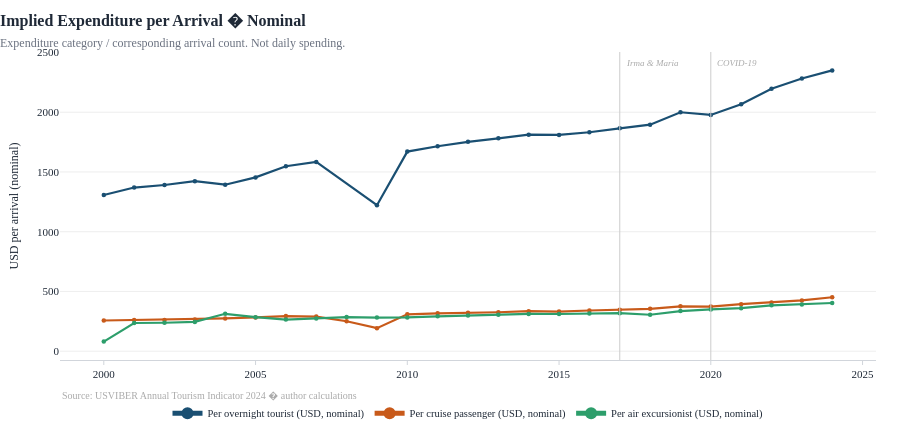

The code cell stored with this chart in its notebook:
### Code cell
# Implied expenditure per arrival (nominal)
# Formula: expenditure ($M) / arrivals (thousands) * 1000 = USD per arrival
# These are averages per arrival, not daily spending or per-person totals.
#
# IMPORTANT: spend_per_excursionist uses total excursionists (air + cruise)
# as denominator. For the cruise-specific rate, see spend_per_cruise below.
# The 2020 air_excursionist figure is flagged as suspicious; expenditure
# calculations for 2020 that depend on it should be treated with caution.
tour2 = tour.copy()

tour2["spend_per_tourist"] = (
    tour2["expenditures_tourists"] / tour2["tourists"] * 1000
)  # USD per overnight tourist

tour2["spend_per_cruise"] = (
    tour2["expenditures_cruise_passengers"] / tour2["cruise_passengers"] * 1000
)  # USD per cruise passenger

tour2["spend_per_air_exc"] = (
    tour2["expenditures_air_excursionists"] / tour2["air_excursionists"] * 1000
)  # USD per air excursionist (flag: 2020 value unreliable)

fig = line_chart(
    tour2,
    x="year",
    y=["spend_per_tourist", "spend_per_cruise", "spend_per_air_exc"],
    names=[
        "Per overnight tourist (USD, nominal)",
        "Per cruise passenger (USD, nominal)",
        "Per air excursionist (USD, nominal)",
    ],
    colors=[PALETTE["tourists"], PALETTE["cruise"], PALETTE["air_excursionist"]],
    title="Implied Expenditure per Arrival � Nominal",
    subtitle="Expenditure category / corresponding arrival count. Not daily spending.",
    y_label="USD per arrival (nominal)",
    source="USVIBER Annual Tourism Indicator 2024 � author calculations",
    shock_x=[2017, 2020],
)
fig.show()

# Print table with 2020 flagged
display_cols = ["year", "spend_per_tourist", "spend_per_cruise", "spend_per_air_exc"]
result = tour2[display_cols].set_index("year").round(0)
result.columns = ["Per tourist ($)", "Per cruise pax ($)", "Per air exc ($)"]
print(result.to_string())
print()
print("Note: 2020 air excursionist count is flagged as potentially unreliable.")
print("      Expenditures in nominal/current USD.")

### Figure 1 — Plotly figure (JSON) as saved in the notebook; plotly's stock layout.template omitted (floating-point values rounded to 4 significant figures)
{"data": [{"line": {"color": "#1a4f72", "width": 2.2}, "marker": {"opacity": 1, "size": 4.5}, "mode": "lines+markers", "name": "Per overnight tourist (USD, nominal)", "opacity": 1, "type": "scatter", "x": [2000, 2001, 2002, 2003, 2004, 2005, 2006, 2007, 2009, 2010, 2011, 2012, 2013, 2014, 2015, 2016, 2017, 2018, 2019, 2020, 2021, 2022, 2023, 2024], "y": [1307.0, 1370.0, 1391.0, 1423.0, 1393.0, 1455.0, 1548.0, 1584.0, 1222.0, 1670.0, 1715.0, 1752.0, 1782.0, 1812.0, 1810.0, 1832.0, 1865.0, 1896.0, 2000.0, 1977.0, 2067.0, 2196.0, 2282.0, 2350.0]}, {"line": {"color": "#c85a1a", "width": 2.2}, "marker": {"opacity": 1, "size": 4.5}, "mode": "lines+markers", "name": "Per cruise passenger (USD, nominal)", "opacity": 1, "type": "scatter", "x": [2000, 2001, 2002, 2003, 2004, 2005, 2006, 2007, 2008, 2009, 2010, 2011, 2012, 2013, 2014, 2015, 2016, 2017, 2018, 2019, 2020, 2021, 2022, 2023, 2024], "y": [256.7, 260.9, 260.8, 265.4, 274.1, 282.7, 293.6, 289.5, 251.0, 192.9, 308.9, 317.1, 320.8, 326.1, 334.9, 331.9, 340.5, 347.4, 354.5, 375.8, 373.3, 393.2, 408.2, 424.6, 451.3]}, {"line": {"color": "#2d9e6b", "width": 2.2}, "marker": {"opacity": 1, "size": 4.5}, "mode": "lines+markers", "name": "Per air excursionist (USD, nominal)", "opacity": 1, "type": "scatter", "x": [2000, 2001, 2002, 2003, 2004, 2005, 2006, 2007, 2008, 2009, 2010, 2011, 2012, 2013, 2014, 2015, 2016, 2017, 2018, 2019, 2020, 2021, 2022, 2023, 2024], "y": [80.3, 236.0, 238.1, 244.9, 312.9, 284.5, 265.0, 273.7, 285.6, 281.5, 282.6, 291.6, 298.3, 305.6, 312.1, 311.5, 314.5, 318.0, 305.0, 335.9, 349.8, 360.4, 383.7, 391.7, 403.5]}], "layout": {"annotations": [{"showarrow": false, "text": "<span style='color:#aaaaaa;font-size:10px'>Source: USVIBER Annual Tourism Indicator 2024 � author calculations</span>", "x": 0, "xanchor": "left", "xref": "paper", "y": -0.09, "yanchor": "top", "yref": "paper"}, {"font": {"color": "#aaaaaa", "size": 9}, "showarrow": false, "text": "<i>Irma & Maria</i>", "x": 2017, "xanchor": "left", "xref": "x", "xshift": 4, "y": 1, "yanchor": "top", "yref": "paper", "yshift": -4}, {"font": {"color": "#aaaaaa", "size": 9}, "showarrow": false, "text": "<i>COVID-19</i>", "x": 2020, "xanchor": "left", "xref": "x", "xshift": 4, "y": 1, "yanchor": "top", "yref": "paper", "yshift": -4}], "height": 440, "shapes": [{"line": {"color": "#cccccc", "width": 1}, "type": "line", "x0": 2017, "x1": 2017, "xref": "x", "y0": 0, "y1": 1, "yref": "y domain"}, {"line": {"color": "#cccccc", "width": 1}, "type": "line", "x0": 2020, "x1": 2020, "xref": "x", "y0": 0, "y1": 1, "yref": "y domain"}], "title": {"font": {"size": 16}, "pad": {"b": 4}, "text": "<b>Implied Expenditure per Arrival � Nominal</b><br><span style='font-size:12px;font-weight:400;color:#6b7280'>Expenditure category / corresponding arrival count. Not daily spending.</span>", "x": 0}, "xaxis": {"title": {"text": ""}}, "yaxis": {"title": {"text": "USD per arrival (nominal)"}}}}
